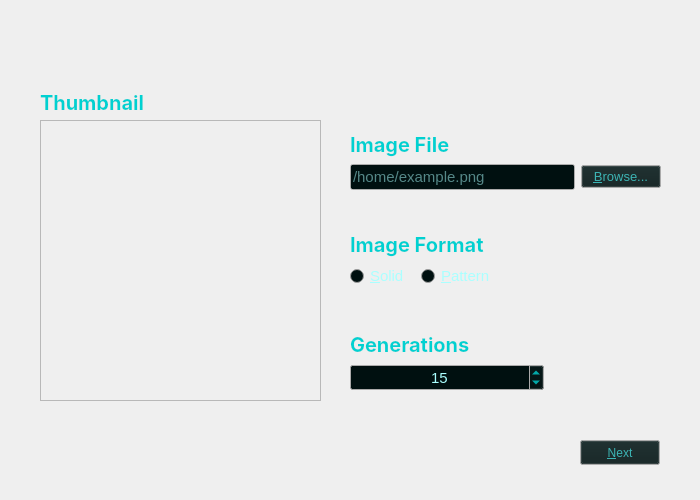
<?xml version="1.0" encoding="UTF-8"?>
<ui version="4.0">
 <class>SetupScreen</class>
 <widget class="QWidget" name="SetupScreen">
  <property name="geometry">
   <rect>
    <x>0</x>
    <y>0</y>
    <width>700</width>
    <height>500</height>
   </rect>
  </property>
  <property name="minimumSize">
   <size>
    <width>700</width>
    <height>500</height>
   </size>
  </property>
  <property name="maximumSize">
   <size>
    <width>700</width>
    <height>500</height>
   </size>
  </property>
  <property name="palette">
   <palette>
    <active>
     <colorrole role="WindowText">
      <brush brushstyle="SolidPattern">
       <color alpha="255">
        <red>0</red>
        <green>255</green>
        <blue>255</blue>
       </color>
      </brush>
     </colorrole>
     <colorrole role="Button">
      <brush brushstyle="SolidPattern">
       <color alpha="255">
        <red>0</red>
        <green>16</green>
        <blue>16</blue>
       </color>
      </brush>
     </colorrole>
     <colorrole role="Text">
      <brush brushstyle="SolidPattern">
       <color alpha="255">
        <red>0</red>
        <green>255</green>
        <blue>255</blue>
       </color>
      </brush>
     </colorrole>
     <colorrole role="BrightText">
      <brush brushstyle="SolidPattern">
       <color alpha="255">
        <red>0</red>
        <green>255</green>
        <blue>255</blue>
       </color>
      </brush>
     </colorrole>
     <colorrole role="ButtonText">
      <brush brushstyle="SolidPattern">
       <color alpha="255">
        <red>0</red>
        <green>255</green>
        <blue>255</blue>
       </color>
      </brush>
     </colorrole>
     <colorrole role="Base">
      <brush brushstyle="SolidPattern">
       <color alpha="255">
        <red>0</red>
        <green>16</green>
        <blue>16</blue>
       </color>
      </brush>
     </colorrole>
     <colorrole role="ToolTipText">
      <brush brushstyle="SolidPattern">
       <color alpha="255">
        <red>0</red>
        <green>255</green>
        <blue>255</blue>
       </color>
      </brush>
     </colorrole>
     <colorrole role="PlaceholderText">
      <brush brushstyle="SolidPattern">
       <color alpha="128">
        <red>0</red>
        <green>255</green>
        <blue>255</blue>
       </color>
      </brush>
     </colorrole>
    </active>
    <inactive>
     <colorrole role="WindowText">
      <brush brushstyle="SolidPattern">
       <color alpha="255">
        <red>0</red>
        <green>255</green>
        <blue>255</blue>
       </color>
      </brush>
     </colorrole>
     <colorrole role="Button">
      <brush brushstyle="SolidPattern">
       <color alpha="255">
        <red>0</red>
        <green>16</green>
        <blue>16</blue>
       </color>
      </brush>
     </colorrole>
     <colorrole role="Text">
      <brush brushstyle="SolidPattern">
       <color alpha="255">
        <red>0</red>
        <green>255</green>
        <blue>255</blue>
       </color>
      </brush>
     </colorrole>
     <colorrole role="BrightText">
      <brush brushstyle="SolidPattern">
       <color alpha="255">
        <red>0</red>
        <green>255</green>
        <blue>255</blue>
       </color>
      </brush>
     </colorrole>
     <colorrole role="ButtonText">
      <brush brushstyle="SolidPattern">
       <color alpha="255">
        <red>0</red>
        <green>255</green>
        <blue>255</blue>
       </color>
      </brush>
     </colorrole>
     <colorrole role="Base">
      <brush brushstyle="SolidPattern">
       <color alpha="255">
        <red>0</red>
        <green>16</green>
        <blue>16</blue>
       </color>
      </brush>
     </colorrole>
     <colorrole role="ToolTipText">
      <brush brushstyle="SolidPattern">
       <color alpha="255">
        <red>0</red>
        <green>255</green>
        <blue>255</blue>
       </color>
      </brush>
     </colorrole>
     <colorrole role="PlaceholderText">
      <brush brushstyle="SolidPattern">
       <color alpha="128">
        <red>0</red>
        <green>255</green>
        <blue>255</blue>
       </color>
      </brush>
     </colorrole>
    </inactive>
    <disabled>
     <colorrole role="WindowText">
      <brush brushstyle="SolidPattern">
       <color alpha="255">
        <red>119</red>
        <green>119</green>
        <blue>119</blue>
       </color>
      </brush>
     </colorrole>
     <colorrole role="Button">
      <brush brushstyle="SolidPattern">
       <color alpha="255">
        <red>0</red>
        <green>16</green>
        <blue>16</blue>
       </color>
      </brush>
     </colorrole>
     <colorrole role="Text">
      <brush brushstyle="SolidPattern">
       <color alpha="255">
        <red>119</red>
        <green>119</green>
        <blue>119</blue>
       </color>
      </brush>
     </colorrole>
     <colorrole role="BrightText">
      <brush brushstyle="SolidPattern">
       <color alpha="255">
        <red>0</red>
        <green>255</green>
        <blue>255</blue>
       </color>
      </brush>
     </colorrole>
     <colorrole role="ButtonText">
      <brush brushstyle="SolidPattern">
       <color alpha="255">
        <red>119</red>
        <green>119</green>
        <blue>119</blue>
       </color>
      </brush>
     </colorrole>
     <colorrole role="Base">
      <brush brushstyle="SolidPattern">
       <color alpha="255">
        <red>238</red>
        <green>238</green>
        <blue>238</blue>
       </color>
      </brush>
     </colorrole>
     <colorrole role="ToolTipText">
      <brush brushstyle="SolidPattern">
       <color alpha="255">
        <red>0</red>
        <green>255</green>
        <blue>255</blue>
       </color>
      </brush>
     </colorrole>
     <colorrole role="PlaceholderText">
      <brush brushstyle="SolidPattern">
       <color alpha="128">
        <red>0</red>
        <green>0</green>
        <blue>0</blue>
       </color>
      </brush>
     </colorrole>
    </disabled>
   </palette>
  </property>
  <property name="windowTitle">
   <string>Image Recovery</string>
  </property>
  <widget class="QStackedWidget" name="stackedWidget">
   <property name="geometry">
    <rect>
     <x>0</x>
     <y>0</y>
     <width>700</width>
     <height>500</height>
    </rect>
   </property>
   <widget class="QWidget" name="setupScreenPage">
    <widget class="QLabel" name="background">
     <property name="geometry">
      <rect>
       <x>0</x>
       <y>0</y>
       <width>700</width>
       <height>500</height>
      </rect>
     </property>
     <property name="palette">
      <palette>
       <active>
        <colorrole role="WindowText">
         <brush brushstyle="SolidPattern">
          <color alpha="255">
           <red>170</red>
           <green>255</green>
           <blue>255</blue>
          </color>
         </brush>
        </colorrole>
       </active>
       <inactive>
        <colorrole role="WindowText">
         <brush brushstyle="SolidPattern">
          <color alpha="255">
           <red>170</red>
           <green>255</green>
           <blue>255</blue>
          </color>
         </brush>
        </colorrole>
       </inactive>
       <disabled>
        <colorrole role="WindowText">
         <brush brushstyle="SolidPattern">
          <color alpha="255">
           <red>119</red>
           <green>119</green>
           <blue>119</blue>
          </color>
         </brush>
        </colorrole>
       </disabled>
      </palette>
     </property>
     <property name="text">
      <string/>
     </property>
     <property name="pixmap">
      <pixmap resource="../../resources.qrc">:/src/resources/backgrounds/main.png</pixmap>
     </property>
    </widget>
    <widget class="QLabel" name="thumbnailLabel">
     <property name="geometry">
      <rect>
       <x>40</x>
       <y>90</y>
       <width>111</width>
       <height>25</height>
      </rect>
     </property>
     <property name="palette">
      <palette>
       <active>
        <colorrole role="WindowText">
         <brush brushstyle="SolidPattern">
          <color alpha="255">
           <red>0</red>
           <green>209</green>
           <blue>209</blue>
          </color>
         </brush>
        </colorrole>
        <colorrole role="Text">
         <brush brushstyle="SolidPattern">
          <color alpha="255">
           <red>0</red>
           <green>225</green>
           <blue>225</blue>
          </color>
         </brush>
        </colorrole>
        <colorrole role="PlaceholderText">
         <brush brushstyle="SolidPattern">
          <color alpha="128">
           <red>0</red>
           <green>225</green>
           <blue>225</blue>
          </color>
         </brush>
        </colorrole>
       </active>
       <inactive>
        <colorrole role="WindowText">
         <brush brushstyle="SolidPattern">
          <color alpha="255">
           <red>0</red>
           <green>209</green>
           <blue>209</blue>
          </color>
         </brush>
        </colorrole>
        <colorrole role="Text">
         <brush brushstyle="SolidPattern">
          <color alpha="255">
           <red>0</red>
           <green>225</green>
           <blue>225</blue>
          </color>
         </brush>
        </colorrole>
        <colorrole role="PlaceholderText">
         <brush brushstyle="SolidPattern">
          <color alpha="128">
           <red>0</red>
           <green>225</green>
           <blue>225</blue>
          </color>
         </brush>
        </colorrole>
       </inactive>
       <disabled>
        <colorrole role="WindowText">
         <brush brushstyle="SolidPattern">
          <color alpha="255">
           <red>60</red>
           <green>68</green>
           <blue>102</blue>
          </color>
         </brush>
        </colorrole>
        <colorrole role="Text">
         <brush brushstyle="SolidPattern">
          <color alpha="255">
           <red>60</red>
           <green>68</green>
           <blue>102</blue>
          </color>
         </brush>
        </colorrole>
        <colorrole role="PlaceholderText">
         <brush brushstyle="SolidPattern">
          <color alpha="128">
           <red>211</red>
           <green>218</green>
           <blue>227</blue>
          </color>
         </brush>
        </colorrole>
       </disabled>
      </palette>
     </property>
     <property name="font">
      <font>
       <family>Inter</family>
       <pointsize>15</pointsize>
       <weight>75</weight>
       <bold>true</bold>
      </font>
     </property>
     <property name="text">
      <string>Thumbnail</string>
     </property>
    </widget>
    <widget class="QLabel" name="userImage">
     <property name="geometry">
      <rect>
       <x>40</x>
       <y>120</y>
       <width>281</width>
       <height>281</height>
      </rect>
     </property>
     <property name="frameShape">
      <enum>QFrame::StyledPanel</enum>
     </property>
     <property name="frameShadow">
      <enum>QFrame::Sunken</enum>
     </property>
     <property name="lineWidth">
      <number>0</number>
     </property>
     <property name="text">
      <string/>
     </property>
    </widget>
    <widget class="QWidget" name="layoutWidget">
     <property name="geometry">
      <rect>
       <x>350</x>
       <y>230</y>
       <width>145</width>
       <height>58</height>
      </rect>
     </property>
     <layout class="QGridLayout" name="formatLayout">
      <item row="0" column="0" colspan="2">
       <widget class="QLabel" name="formatLabel">
        <property name="palette">
         <palette>
          <active>
           <colorrole role="WindowText">
            <brush brushstyle="SolidPattern">
             <color alpha="255">
              <red>0</red>
              <green>209</green>
              <blue>209</blue>
             </color>
            </brush>
           </colorrole>
           <colorrole role="Text">
            <brush brushstyle="SolidPattern">
             <color alpha="255">
              <red>0</red>
              <green>225</green>
              <blue>225</blue>
             </color>
            </brush>
           </colorrole>
           <colorrole role="PlaceholderText">
            <brush brushstyle="SolidPattern">
             <color alpha="128">
              <red>0</red>
              <green>225</green>
              <blue>225</blue>
             </color>
            </brush>
           </colorrole>
          </active>
          <inactive>
           <colorrole role="WindowText">
            <brush brushstyle="SolidPattern">
             <color alpha="255">
              <red>0</red>
              <green>209</green>
              <blue>209</blue>
             </color>
            </brush>
           </colorrole>
           <colorrole role="Text">
            <brush brushstyle="SolidPattern">
             <color alpha="255">
              <red>0</red>
              <green>225</green>
              <blue>225</blue>
             </color>
            </brush>
           </colorrole>
           <colorrole role="PlaceholderText">
            <brush brushstyle="SolidPattern">
             <color alpha="128">
              <red>0</red>
              <green>225</green>
              <blue>225</blue>
             </color>
            </brush>
           </colorrole>
          </inactive>
          <disabled>
           <colorrole role="WindowText">
            <brush brushstyle="SolidPattern">
             <color alpha="255">
              <red>60</red>
              <green>68</green>
              <blue>102</blue>
             </color>
            </brush>
           </colorrole>
           <colorrole role="Text">
            <brush brushstyle="SolidPattern">
             <color alpha="255">
              <red>60</red>
              <green>68</green>
              <blue>102</blue>
             </color>
            </brush>
           </colorrole>
           <colorrole role="PlaceholderText">
            <brush brushstyle="SolidPattern">
             <color alpha="128">
              <red>211</red>
              <green>218</green>
              <blue>227</blue>
             </color>
            </brush>
           </colorrole>
          </disabled>
         </palette>
        </property>
        <property name="font">
         <font>
          <family>Inter</family>
          <pointsize>15</pointsize>
          <weight>75</weight>
          <bold>true</bold>
         </font>
        </property>
        <property name="text">
         <string>Image Format</string>
        </property>
       </widget>
      </item>
      <item row="1" column="1">
       <widget class="QRadioButton" name="patternButton">
        <property name="palette">
         <palette>
          <active>
           <colorrole role="WindowText">
            <brush brushstyle="SolidPattern">
             <color alpha="255">
              <red>170</red>
              <green>255</green>
              <blue>255</blue>
             </color>
            </brush>
           </colorrole>
           <colorrole role="Text">
            <brush brushstyle="SolidPattern">
             <color alpha="255">
              <red>170</red>
              <green>255</green>
              <blue>255</blue>
             </color>
            </brush>
           </colorrole>
           <colorrole role="Base">
            <brush brushstyle="SolidPattern">
             <color alpha="255">
              <red>0</red>
              <green>16</green>
              <blue>16</blue>
             </color>
            </brush>
           </colorrole>
           <colorrole role="PlaceholderText">
            <brush brushstyle="SolidPattern">
             <color alpha="128">
              <red>170</red>
              <green>255</green>
              <blue>255</blue>
             </color>
            </brush>
           </colorrole>
          </active>
          <inactive>
           <colorrole role="WindowText">
            <brush brushstyle="SolidPattern">
             <color alpha="255">
              <red>170</red>
              <green>255</green>
              <blue>255</blue>
             </color>
            </brush>
           </colorrole>
           <colorrole role="Text">
            <brush brushstyle="SolidPattern">
             <color alpha="255">
              <red>170</red>
              <green>255</green>
              <blue>255</blue>
             </color>
            </brush>
           </colorrole>
           <colorrole role="Base">
            <brush brushstyle="SolidPattern">
             <color alpha="255">
              <red>0</red>
              <green>16</green>
              <blue>16</blue>
             </color>
            </brush>
           </colorrole>
           <colorrole role="PlaceholderText">
            <brush brushstyle="SolidPattern">
             <color alpha="128">
              <red>170</red>
              <green>255</green>
              <blue>255</blue>
             </color>
            </brush>
           </colorrole>
          </inactive>
          <disabled>
           <colorrole role="WindowText">
            <brush brushstyle="SolidPattern">
             <color alpha="255">
              <red>60</red>
              <green>68</green>
              <blue>102</blue>
             </color>
            </brush>
           </colorrole>
           <colorrole role="Text">
            <brush brushstyle="SolidPattern">
             <color alpha="255">
              <red>60</red>
              <green>68</green>
              <blue>102</blue>
             </color>
            </brush>
           </colorrole>
           <colorrole role="Base">
            <brush brushstyle="SolidPattern">
             <color alpha="255">
              <red>30</red>
              <green>34</green>
              <blue>51</blue>
             </color>
            </brush>
           </colorrole>
           <colorrole role="PlaceholderText">
            <brush brushstyle="SolidPattern">
             <color alpha="128">
              <red>211</red>
              <green>218</green>
              <blue>227</blue>
             </color>
            </brush>
           </colorrole>
          </disabled>
         </palette>
        </property>
        <property name="font">
         <font>
          <pointsize>11</pointsize>
         </font>
        </property>
        <property name="text">
         <string>&amp;Pattern</string>
        </property>
       </widget>
      </item>
      <item row="1" column="0">
       <widget class="QRadioButton" name="solidButton">
        <property name="palette">
         <palette>
          <active>
           <colorrole role="WindowText">
            <brush brushstyle="SolidPattern">
             <color alpha="255">
              <red>170</red>
              <green>255</green>
              <blue>255</blue>
             </color>
            </brush>
           </colorrole>
           <colorrole role="Text">
            <brush brushstyle="SolidPattern">
             <color alpha="255">
              <red>170</red>
              <green>255</green>
              <blue>255</blue>
             </color>
            </brush>
           </colorrole>
           <colorrole role="Base">
            <brush brushstyle="SolidPattern">
             <color alpha="255">
              <red>0</red>
              <green>16</green>
              <blue>16</blue>
             </color>
            </brush>
           </colorrole>
           <colorrole role="PlaceholderText">
            <brush brushstyle="SolidPattern">
             <color alpha="128">
              <red>170</red>
              <green>255</green>
              <blue>255</blue>
             </color>
            </brush>
           </colorrole>
          </active>
          <inactive>
           <colorrole role="WindowText">
            <brush brushstyle="SolidPattern">
             <color alpha="255">
              <red>170</red>
              <green>255</green>
              <blue>255</blue>
             </color>
            </brush>
           </colorrole>
           <colorrole role="Text">
            <brush brushstyle="SolidPattern">
             <color alpha="255">
              <red>170</red>
              <green>255</green>
              <blue>255</blue>
             </color>
            </brush>
           </colorrole>
           <colorrole role="Base">
            <brush brushstyle="SolidPattern">
             <color alpha="255">
              <red>0</red>
              <green>16</green>
              <blue>16</blue>
             </color>
            </brush>
           </colorrole>
           <colorrole role="PlaceholderText">
            <brush brushstyle="SolidPattern">
             <color alpha="128">
              <red>170</red>
              <green>255</green>
              <blue>255</blue>
             </color>
            </brush>
           </colorrole>
          </inactive>
          <disabled>
           <colorrole role="WindowText">
            <brush brushstyle="SolidPattern">
             <color alpha="255">
              <red>60</red>
              <green>68</green>
              <blue>102</blue>
             </color>
            </brush>
           </colorrole>
           <colorrole role="Text">
            <brush brushstyle="SolidPattern">
             <color alpha="255">
              <red>60</red>
              <green>68</green>
              <blue>102</blue>
             </color>
            </brush>
           </colorrole>
           <colorrole role="Base">
            <brush brushstyle="SolidPattern">
             <color alpha="255">
              <red>30</red>
              <green>34</green>
              <blue>51</blue>
             </color>
            </brush>
           </colorrole>
           <colorrole role="PlaceholderText">
            <brush brushstyle="SolidPattern">
             <color alpha="128">
              <red>211</red>
              <green>218</green>
              <blue>227</blue>
             </color>
            </brush>
           </colorrole>
          </disabled>
         </palette>
        </property>
        <property name="font">
         <font>
          <pointsize>11</pointsize>
         </font>
        </property>
        <property name="text">
         <string>&amp;Solid</string>
        </property>
       </widget>
      </item>
     </layout>
    </widget>
    <widget class="QPushButton" name="nextButton">
     <property name="geometry">
      <rect>
       <x>580</x>
       <y>440</y>
       <width>80</width>
       <height>25</height>
      </rect>
     </property>
     <property name="palette">
      <palette>
       <active>
        <colorrole role="Button">
         <brush brushstyle="SolidPattern">
          <color alpha="255">
           <red>18</red>
           <green>34</green>
           <blue>34</blue>
          </color>
         </brush>
        </colorrole>
        <colorrole role="ButtonText">
         <brush brushstyle="SolidPattern">
          <color alpha="255">
           <red>60</red>
           <green>180</green>
           <blue>180</blue>
          </color>
         </brush>
        </colorrole>
       </active>
       <inactive>
        <colorrole role="Button">
         <brush brushstyle="SolidPattern">
          <color alpha="255">
           <red>18</red>
           <green>34</green>
           <blue>34</blue>
          </color>
         </brush>
        </colorrole>
        <colorrole role="ButtonText">
         <brush brushstyle="SolidPattern">
          <color alpha="255">
           <red>60</red>
           <green>180</green>
           <blue>180</blue>
          </color>
         </brush>
        </colorrole>
       </inactive>
       <disabled>
        <colorrole role="Button">
         <brush brushstyle="SolidPattern">
          <color alpha="255">
           <red>18</red>
           <green>34</green>
           <blue>34</blue>
          </color>
         </brush>
        </colorrole>
        <colorrole role="ButtonText">
         <brush brushstyle="SolidPattern">
          <color alpha="255">
           <red>60</red>
           <green>68</green>
           <blue>102</blue>
          </color>
         </brush>
        </colorrole>
       </disabled>
      </palette>
     </property>
     <property name="text">
      <string>&amp;Next</string>
     </property>
    </widget>
    <widget class="QWidget" name="layoutWidget">
     <property name="geometry">
      <rect>
       <x>350</x>
       <y>330</y>
       <width>194</width>
       <height>61</height>
      </rect>
     </property>
     <layout class="QVBoxLayout" name="generationlLayout">
      <item>
       <widget class="QLabel" name="generationLabel">
        <property name="palette">
         <palette>
          <active>
           <colorrole role="WindowText">
            <brush brushstyle="SolidPattern">
             <color alpha="255">
              <red>0</red>
              <green>209</green>
              <blue>209</blue>
             </color>
            </brush>
           </colorrole>
           <colorrole role="Text">
            <brush brushstyle="SolidPattern">
             <color alpha="255">
              <red>0</red>
              <green>225</green>
              <blue>225</blue>
             </color>
            </brush>
           </colorrole>
           <colorrole role="PlaceholderText">
            <brush brushstyle="SolidPattern">
             <color alpha="128">
              <red>0</red>
              <green>225</green>
              <blue>225</blue>
             </color>
            </brush>
           </colorrole>
          </active>
          <inactive>
           <colorrole role="WindowText">
            <brush brushstyle="SolidPattern">
             <color alpha="255">
              <red>0</red>
              <green>209</green>
              <blue>209</blue>
             </color>
            </brush>
           </colorrole>
           <colorrole role="Text">
            <brush brushstyle="SolidPattern">
             <color alpha="255">
              <red>0</red>
              <green>225</green>
              <blue>225</blue>
             </color>
            </brush>
           </colorrole>
           <colorrole role="PlaceholderText">
            <brush brushstyle="SolidPattern">
             <color alpha="128">
              <red>0</red>
              <green>225</green>
              <blue>225</blue>
             </color>
            </brush>
           </colorrole>
          </inactive>
          <disabled>
           <colorrole role="WindowText">
            <brush brushstyle="SolidPattern">
             <color alpha="255">
              <red>60</red>
              <green>68</green>
              <blue>102</blue>
             </color>
            </brush>
           </colorrole>
           <colorrole role="Text">
            <brush brushstyle="SolidPattern">
             <color alpha="255">
              <red>60</red>
              <green>68</green>
              <blue>102</blue>
             </color>
            </brush>
           </colorrole>
           <colorrole role="PlaceholderText">
            <brush brushstyle="SolidPattern">
             <color alpha="128">
              <red>211</red>
              <green>218</green>
              <blue>227</blue>
             </color>
            </brush>
           </colorrole>
          </disabled>
         </palette>
        </property>
        <property name="font">
         <font>
          <family>Inter</family>
          <pointsize>15</pointsize>
          <weight>75</weight>
          <bold>true</bold>
         </font>
        </property>
        <property name="text">
         <string>Generations</string>
        </property>
       </widget>
      </item>
      <item>
       <widget class="QSpinBox" name="generationSpinBox">
        <property name="palette">
         <palette>
          <active>
           <colorrole role="Button">
            <brush brushstyle="SolidPattern">
             <color alpha="255">
              <red>0</red>
              <green>16</green>
              <blue>16</blue>
             </color>
            </brush>
           </colorrole>
           <colorrole role="Text">
            <brush brushstyle="SolidPattern">
             <color alpha="255">
              <red>170</red>
              <green>255</green>
              <blue>255</blue>
             </color>
            </brush>
           </colorrole>
           <colorrole role="PlaceholderText">
            <brush brushstyle="SolidPattern">
             <color alpha="128">
              <red>0</red>
              <green>16</green>
              <blue>16</blue>
             </color>
            </brush>
           </colorrole>
          </active>
          <inactive>
           <colorrole role="Button">
            <brush brushstyle="SolidPattern">
             <color alpha="255">
              <red>0</red>
              <green>16</green>
              <blue>16</blue>
             </color>
            </brush>
           </colorrole>
           <colorrole role="Text">
            <brush brushstyle="SolidPattern">
             <color alpha="255">
              <red>170</red>
              <green>255</green>
              <blue>255</blue>
             </color>
            </brush>
           </colorrole>
           <colorrole role="PlaceholderText">
            <brush brushstyle="SolidPattern">
             <color alpha="128">
              <red>0</red>
              <green>16</green>
              <blue>16</blue>
             </color>
            </brush>
           </colorrole>
          </inactive>
          <disabled>
           <colorrole role="Button">
            <brush brushstyle="SolidPattern">
             <color alpha="255">
              <red>0</red>
              <green>16</green>
              <blue>16</blue>
             </color>
            </brush>
           </colorrole>
           <colorrole role="Text">
            <brush brushstyle="SolidPattern">
             <color alpha="255">
              <red>60</red>
              <green>68</green>
              <blue>102</blue>
             </color>
            </brush>
           </colorrole>
           <colorrole role="PlaceholderText">
            <brush brushstyle="SolidPattern">
             <color alpha="128">
              <red>211</red>
              <green>218</green>
              <blue>227</blue>
             </color>
            </brush>
           </colorrole>
          </disabled>
         </palette>
        </property>
        <property name="font">
         <font>
          <pointsize>11</pointsize>
         </font>
        </property>
        <property name="focusPolicy">
         <enum>Qt::WheelFocus</enum>
        </property>
        <property name="frame">
         <bool>true</bool>
        </property>
        <property name="alignment">
         <set>Qt::AlignCenter</set>
        </property>
        <property name="buttonSymbols">
         <enum>QAbstractSpinBox::UpDownArrows</enum>
        </property>
        <property name="accelerated">
         <bool>false</bool>
        </property>
        <property name="minimum">
         <number>1</number>
        </property>
        <property name="maximum">
         <number>30</number>
        </property>
        <property name="value">
         <number>15</number>
        </property>
       </widget>
      </item>
     </layout>
    </widget>
    <widget class="QWidget" name="layoutWidget">
     <property name="geometry">
      <rect>
       <x>350</x>
       <y>130</y>
       <width>311</width>
       <height>60</height>
      </rect>
     </property>
     <layout class="QGridLayout" name="fileLayout">
      <item row="0" column="0">
       <widget class="QLabel" name="fileLabel">
        <property name="palette">
         <palette>
          <active>
           <colorrole role="WindowText">
            <brush brushstyle="SolidPattern">
             <color alpha="255">
              <red>0</red>
              <green>209</green>
              <blue>209</blue>
             </color>
            </brush>
           </colorrole>
           <colorrole role="Text">
            <brush brushstyle="SolidPattern">
             <color alpha="255">
              <red>0</red>
              <green>225</green>
              <blue>225</blue>
             </color>
            </brush>
           </colorrole>
           <colorrole role="PlaceholderText">
            <brush brushstyle="SolidPattern">
             <color alpha="128">
              <red>0</red>
              <green>225</green>
              <blue>225</blue>
             </color>
            </brush>
           </colorrole>
          </active>
          <inactive>
           <colorrole role="WindowText">
            <brush brushstyle="SolidPattern">
             <color alpha="255">
              <red>0</red>
              <green>209</green>
              <blue>209</blue>
             </color>
            </brush>
           </colorrole>
           <colorrole role="Text">
            <brush brushstyle="SolidPattern">
             <color alpha="255">
              <red>0</red>
              <green>225</green>
              <blue>225</blue>
             </color>
            </brush>
           </colorrole>
           <colorrole role="PlaceholderText">
            <brush brushstyle="SolidPattern">
             <color alpha="128">
              <red>0</red>
              <green>225</green>
              <blue>225</blue>
             </color>
            </brush>
           </colorrole>
          </inactive>
          <disabled>
           <colorrole role="WindowText">
            <brush brushstyle="SolidPattern">
             <color alpha="255">
              <red>60</red>
              <green>68</green>
              <blue>102</blue>
             </color>
            </brush>
           </colorrole>
           <colorrole role="Text">
            <brush brushstyle="SolidPattern">
             <color alpha="255">
              <red>60</red>
              <green>68</green>
              <blue>102</blue>
             </color>
            </brush>
           </colorrole>
           <colorrole role="PlaceholderText">
            <brush brushstyle="SolidPattern">
             <color alpha="128">
              <red>211</red>
              <green>218</green>
              <blue>227</blue>
             </color>
            </brush>
           </colorrole>
          </disabled>
         </palette>
        </property>
        <property name="font">
         <font>
          <family>Inter</family>
          <pointsize>15</pointsize>
          <weight>75</weight>
          <bold>true</bold>
         </font>
        </property>
        <property name="text">
         <string>Image File</string>
        </property>
       </widget>
      </item>
      <item row="1" column="0">
       <widget class="QLineEdit" name="imagePathLine">
        <property name="palette">
         <palette>
          <active>
           <colorrole role="Text">
            <brush brushstyle="SolidPattern">
             <color alpha="255">
              <red>170</red>
              <green>255</green>
              <blue>255</blue>
             </color>
            </brush>
           </colorrole>
           <colorrole role="BrightText">
            <brush brushstyle="SolidPattern">
             <color alpha="255">
              <red>170</red>
              <green>255</green>
              <blue>255</blue>
             </color>
            </brush>
           </colorrole>
           <colorrole role="ButtonText">
            <brush brushstyle="SolidPattern">
             <color alpha="255">
              <red>170</red>
              <green>255</green>
              <blue>255</blue>
             </color>
            </brush>
           </colorrole>
           <colorrole role="ToolTipText">
            <brush brushstyle="SolidPattern">
             <color alpha="255">
              <red>170</red>
              <green>255</green>
              <blue>255</blue>
             </color>
            </brush>
           </colorrole>
           <colorrole role="PlaceholderText">
            <brush brushstyle="SolidPattern">
             <color alpha="128">
              <red>170</red>
              <green>255</green>
              <blue>255</blue>
             </color>
            </brush>
           </colorrole>
          </active>
          <inactive>
           <colorrole role="Text">
            <brush brushstyle="SolidPattern">
             <color alpha="255">
              <red>170</red>
              <green>255</green>
              <blue>255</blue>
             </color>
            </brush>
           </colorrole>
           <colorrole role="BrightText">
            <brush brushstyle="SolidPattern">
             <color alpha="255">
              <red>170</red>
              <green>255</green>
              <blue>255</blue>
             </color>
            </brush>
           </colorrole>
           <colorrole role="ButtonText">
            <brush brushstyle="SolidPattern">
             <color alpha="255">
              <red>170</red>
              <green>255</green>
              <blue>255</blue>
             </color>
            </brush>
           </colorrole>
           <colorrole role="ToolTipText">
            <brush brushstyle="SolidPattern">
             <color alpha="255">
              <red>170</red>
              <green>255</green>
              <blue>255</blue>
             </color>
            </brush>
           </colorrole>
           <colorrole role="PlaceholderText">
            <brush brushstyle="SolidPattern">
             <color alpha="128">
              <red>170</red>
              <green>255</green>
              <blue>255</blue>
             </color>
            </brush>
           </colorrole>
          </inactive>
          <disabled>
           <colorrole role="Text">
            <brush brushstyle="SolidPattern">
             <color alpha="255">
              <red>119</red>
              <green>119</green>
              <blue>119</blue>
             </color>
            </brush>
           </colorrole>
           <colorrole role="BrightText">
            <brush brushstyle="SolidPattern">
             <color alpha="255">
              <red>170</red>
              <green>255</green>
              <blue>255</blue>
             </color>
            </brush>
           </colorrole>
           <colorrole role="ButtonText">
            <brush brushstyle="SolidPattern">
             <color alpha="255">
              <red>119</red>
              <green>119</green>
              <blue>119</blue>
             </color>
            </brush>
           </colorrole>
           <colorrole role="ToolTipText">
            <brush brushstyle="SolidPattern">
             <color alpha="255">
              <red>170</red>
              <green>255</green>
              <blue>255</blue>
             </color>
            </brush>
           </colorrole>
           <colorrole role="PlaceholderText">
            <brush brushstyle="SolidPattern">
             <color alpha="128">
              <red>170</red>
              <green>255</green>
              <blue>255</blue>
             </color>
            </brush>
           </colorrole>
          </disabled>
         </palette>
        </property>
        <property name="font">
         <font>
          <pointsize>11</pointsize>
         </font>
        </property>
        <property name="text">
         <string/>
        </property>
        <property name="frame">
         <bool>true</bool>
        </property>
        <property name="placeholderText">
         <string>/home/example.png</string>
        </property>
       </widget>
      </item>
      <item row="1" column="1">
       <widget class="QPushButton" name="browseButton">
        <property name="palette">
         <palette>
          <active>
           <colorrole role="Button">
            <brush brushstyle="SolidPattern">
             <color alpha="255">
              <red>18</red>
              <green>34</green>
              <blue>34</blue>
             </color>
            </brush>
           </colorrole>
           <colorrole role="ButtonText">
            <brush brushstyle="SolidPattern">
             <color alpha="255">
              <red>60</red>
              <green>180</green>
              <blue>180</blue>
             </color>
            </brush>
           </colorrole>
          </active>
          <inactive>
           <colorrole role="Button">
            <brush brushstyle="SolidPattern">
             <color alpha="255">
              <red>18</red>
              <green>34</green>
              <blue>34</blue>
             </color>
            </brush>
           </colorrole>
           <colorrole role="ButtonText">
            <brush brushstyle="SolidPattern">
             <color alpha="255">
              <red>60</red>
              <green>180</green>
              <blue>180</blue>
             </color>
            </brush>
           </colorrole>
          </inactive>
          <disabled>
           <colorrole role="Button">
            <brush brushstyle="SolidPattern">
             <color alpha="255">
              <red>18</red>
              <green>34</green>
              <blue>34</blue>
             </color>
            </brush>
           </colorrole>
           <colorrole role="ButtonText">
            <brush brushstyle="SolidPattern">
             <color alpha="255">
              <red>119</red>
              <green>119</green>
              <blue>119</blue>
             </color>
            </brush>
           </colorrole>
          </disabled>
         </palette>
        </property>
        <property name="font">
         <font>
          <pointsize>10</pointsize>
         </font>
        </property>
        <property name="text">
         <string>&amp;Browse...</string>
        </property>
       </widget>
      </item>
     </layout>
    </widget>
   </widget>
  </widget>
 </widget>
 <resources>
  <include location="../../resources.qrc"/>
 </resources>
 <connections/>
</ui>
